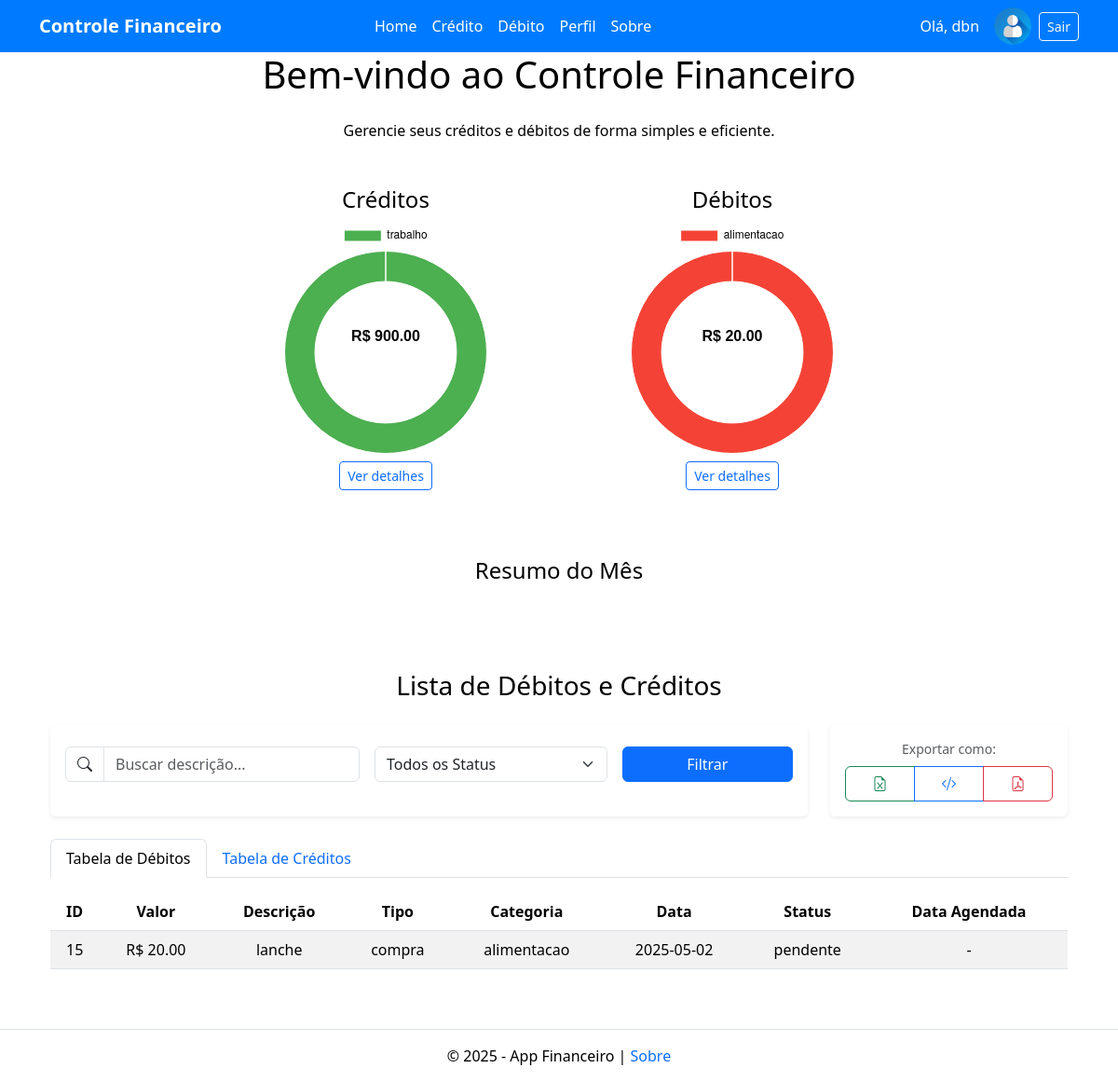
The app's page /home (signed in), older data.
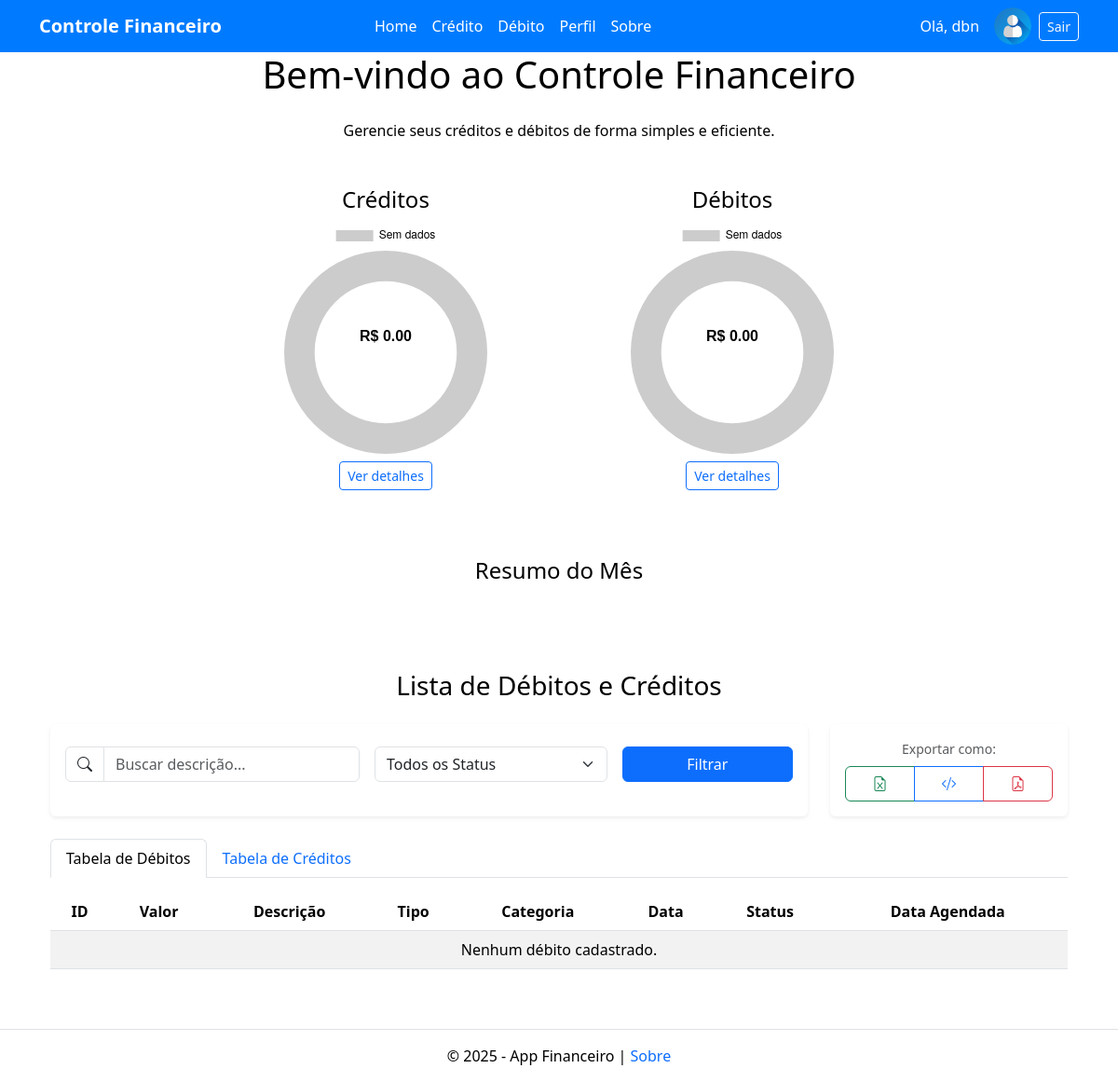
The same page, newer data.
### tables this page shows
CREATE TABLE debitos (
            id INTEGER PRIMARY KEY AUTOINCREMENT,
            valor REAL NOT NULL,
            descricao TEXT NOT NULL,
            tipo TEXT NOT NULL,
            categoria TEXT NOT NULL,
            data TEXT NOT NULL,
            status TEXT NOT NULL DEFAULT 'pendente',
            data_agendada TEXT
        , usuario_id TEXT);

### app.py (the view)
@app.route("/home", methods=["GET"])
def home():
    usuario_id = get_usuario_id()
    if not usuario_id:
        return redirect(url_for('login'))
    conexao = sqlite3.connect('financeiro.db')
    cursor = conexao.cursor()
    status_filtro = request.args.get("status")
    data_filtro = request.args.get("data")
    busca = request.args.get("busca", "").lower()
    query = "SELECT * FROM debitos WHERE usuario_id = ?"
    params = [usuario_id]
    if status_filtro:
        query += " AND status = ?"
        params.append(status_filtro)
    if data_filtro == "agendada":
        query += " AND data_agendada IS NOT NULL"
    elif data_filtro == "paga":
        query += " AND status = 'Pago'"
    tabela_debitos = executar_consulta(query, params, fetchall=True)
    tabela_creditos = executar_consulta(
        "SELECT * FROM creditos WHERE usuario_id = ?",
        (usuario_id,),
        fetchall=True
    )
    if busca:
        tabela_debitos = [debito for debito in tabela_debitos if busca in debito[2].lower()]
    creditos = executar_consulta(
        "SELECT categoria, SUM(valor) FROM creditos WHERE usuario_id = ? GROUP BY categoria",
        (usuario_id,),
        fetchall=True
    )
    total_creditos = sum([row[1] for row in creditos])
    debitos = executar_consulta(
        "SELECT categoria, SUM(valor) FROM debitos WHERE usuario_id = ? GROUP BY categoria",
        (usuario_id,),
        fetchall=True
    )
    total_debitos = sum([row[1] for row in debitos])
    dados_creditos = {
        "labels": [c[0] for c in creditos],
        "valores": [c[1] for c in creditos]
    }
    dados_debitos = {
        "labels": [d[0] for d in debitos],
        "valores": [d[1] for d in debitos]
    }
    conexao.close()
    return render_template("home.html",
                           creditos=creditos,
                           debitos=debitos,
                           total_creditos=total_creditos,
                           total_debitos=total_debitos,
                           tabela_debitos=tabela_debitos,
                           tabela_creditos=tabela_creditos,
                           dados_debitos=dados_debitos,
                           dados_creditos=dados_creditos)

### utils.py (called while the page is built)
def executar_consulta(
        query: str,
        parametros: Union[Tuple, list] = (),
        fetchone: bool = False,
        fetchall: bool = False,
        commit: bool = False
) -> Optional[Union[Tuple, list]]:
    with sqlite3.connect('financeiro.db') as conexao:
        cursor = conexao.cursor()
        cursor.execute(query, parametros)
        resultado = None
        if fetchone:
            resultado = cursor.fetchone()
        elif fetchall:
            resultado = cursor.fetchall()
        if commit:
            conexao.commit()
    return resultado

def get_usuario_id() -> Optional[int]:
    return session.get('usuario', {}).get('id')

### templates/home.html (shortened to what this page needs)
{% extends 'base.html' %}
{% block content %}
<h1 class="mb-4">Bem-vindo ao Controle Financeiro</h1>
<p>Gerencie seus créditos e débitos de forma simples e eficiente.</p>
<div class="container mt-5">
    <div class="row justify-content-center">
        <div class="col-md-4 d-flex flex-column align-items-center mb-4">
            <h4>Créditos</h4>
            <canvas id="graficoCredito" width="200" height="200"></canvas>
            <a href="/credito" class="btn btn-outline-primary btn-sm mt-2">Ver detalhes</a>
        </div>
        <div class="col-md-4 d-flex flex-column align-items-center mb-4">
            <h4>Débitos</h4>
            <canvas id="graficoDebito" width="200" height="200"></canvas>
            <a href="/debito" class="btn btn-outline-primary btn-sm mt-2">Ver detalhes</a>
        </div>
    </div>
    <div class="container mt-5 d-flex flex-column align-items-center">
        <h4 class="text-center mb-4">Resumo do Mês</h4>
        <canvas id="graficoComparativo" height="25"></canvas>
    </div>
</div>
<div class="container mt-5">
    <h3 class="text-center mb-4">Lista de Débitos e Créditos</h3>
    <div class="row mb-4">
        <div class="col-lg-9">
            <div class="card shadow-sm border-0 h-100">
                <div class="card-body pt-4">
                    <form method="get" action="{{ url_for('home') }}" class="row gy-2 gx-3 align-items-center">
                        <div class="col-md-5">
                            <div class="input-group">
                                <span class="input-group-text bg-white"><i class="bi bi-search"></i></span>
                                <input type="text" name="busca" id="busca" class="form-control" placeholder="Buscar descrição..." value="{{ request.args.get('busca', '') }}">
                            </div>
                        </div>
                        <div class="col-md-4">
                            <select name="status" class="form-select">
                                <option value="">Todos os Status</option>
                            </select>
                        </div>
                        <div class="col-md-3 d-flex gap-2">
                            <button type="submit" class="btn btn-primary w-100">Filtrar</button>
                        </div>
                    </form>
                </div>
            </div>
        </div>
        <div class="col-lg-3 d-flex">
            <div class="card shadow-sm border-0 w-100 h-100">
                <div class="card-body d-flex flex-column align-items-center gap-2">
                    <span class="text-muted small">Exportar como:</span>
                    <div class="btn-group w-100">
                        <a href="{{ url_for('exportar_dados', formato='xls') }}" class="btn btn-outline-success">
                            <i class="bi bi-file-earmark-excel"></i>
                        </a>
                        <a href="{{ url_for('exportar_dados', formato='json') }}" class="btn btn-outline-primary">
                            <i class="bi bi-code-slash"></i>
                        </a>
                        <a href="{{ url_for('exportar_dados', formato='pdf') }}" class="btn btn-outline-danger">
                            <i class="bi bi-file-earmark-pdf"></i>
                        </a>
                    </div>
                </div>
            </div>
        </div>
    </div>
    <ul class="nav nav-tabs" id="tabelaTabs" role="tablist">
        <li class="nav-item" role="presentation">
            <button class="nav-link active" id="tab-debitos" data-bs-toggle="tab" data-bs-target="#tab-debitos-pane" type="button" role="tab" aria-controls="tab-debitos-pane" aria-selected="true">
                Tabela de Débitos
            </button>
        </li>
        <li class="nav-item" role="presentation">
            <button class="nav-link" id="tab-creditos" data-bs-toggle="tab" data-bs-target="#tab-creditos-pane" type="button" role="tab" aria-controls="tab-creditos-pane" aria-selected="false">
                Tabela de Créditos
            </button>
        </li>
    </ul>
    <div class="tab-content mt-3" id="tabelaConteudo">
        <div class="tab-pane fade show active" id="tab-debitos-pane" role="tabpanel" aria-labelledby="tab-debitos">
            <table class="table table-striped table-hover mt-3">
                <thead>
                    <tr>
                        <th>ID</th>
                        <th>Valor</th>
                        <th>Descrição</th>
                        <th>Tipo</th>
                        <th>Categoria</th>
                        <th>Data</th>
                        <th>Status</th>
                        <th>Data Agendada</th>
                    </tr>
                </thead>
                <tbody>
                    {% if tabela_debitos %}
                        {% for debito in tabela_debitos %}
                        <tr>
                            <td>{{ debito[0] }}</td>
                            <td>R$ {{ "%.2f"|format(debito[1]) }}</td>
                            <td>{{ debito[2] }}</td>
                            <td>{{ debito[3] }}</td>
                            <td>{{ debito[4] }}</td>
                            <td>{{ debito[5] }}</td>
                            <td>{{ debito[6] }}</td>
                            <td>
                                {% if debito[6] == 'Agendado' %}
                                    {{ debito[7] }}
                                {% else %}
                                    -
                                {% endif %}
                            </td>
                        </tr>
                        {% endfor %}
                    {% else %}
                        <tr>
                            <td colspan="8" class="text-center">Nenhum débito cadastrado.</td>
                        </tr>
                    {% endif %}
                </tbody>
            </table>
        </div>
    </div>
</div>
{% endblock %}
{% block scripts %}
<script>
const dadosCredito = {{ dados_creditos | tojson }};
const dadosDebito = {{ dados_debitos | tojson }};
const temaAtual = localStorage.getItem("tema") || "claro";
const coresTema = {
    claro: {
        fundo: "#fff",
        corFonte: "#000",
        coresSetores: ["#4caf50", "#81c784", "#c8e6c9"],
        coresSetoresDebito: ["#f44336", "#e57373", "#ffcdd2"]
    },
    escuro: {
        fundo: "#121212",
        corFonte: "#fff",
        coresSetores: ["#66bb6a", "#388e3c", "#1b5e20"],
        coresSetoresDebito: ["#ef5350", "#c62828", "#b71c1c"]
    }
};
function criarGraficoDonut(id, dados, cores) {
    const tema = coresTema[temaAtual];
    const temDados = dados && dados.labels && dados.labels.length > 0;
    const config = {
        type: "doughnut",
        data: temDados ? {
            labels: dados.labels,
            datasets: [{
                data: dados.valores,
                backgroundColor: cores,
                borderWidth: 1
            }]
        } : {
            labels: ["Sem dados"],
            datasets: [{
                data: [1],
                backgroundColor: ["#ccc"],
                borderWidth: 0
            }]
        },
        options: {
            plugins: {
                legend: { labels: { color: tema.corFonte } },
                tooltip: { enabled: temDados }
            },
            cutout: "70%",
            responsive: true,
            maintainAspectRatio: false
        },
        plugins: [{
            id: 'textoCentral',
            beforeDraw(chart) {
                const { ctx, width } = chart;
                const total = dados.valores.length > 0 ? dados.valores.reduce((a, b) => a + b, 0) : 0;
                ctx.save();
                ctx.font = "bold 16px Arial";
                ctx.fillStyle = tema.corFonte;
                ctx.textAlign = "center";
                ctx.textBaseline = "middle";
                ctx.fillText(`R$ ${total.toFixed(2)}`, width / 2, width / 2);
                ctx.restore();
            }
        }]
    };
    new Chart(document.getElementById(id), config);
}
criarGraficoDonut("graficoCredito", dadosCredito, coresTema[temaAtual].coresSetores);
criarGraficoDonut("graficoDebito", dadosDebito, coresTema[temaAtual].coresSetoresDebito);
</script>
{% endblock %}

### templates/base.html (shortened to what this page needs)
<!DOCTYPE html>
<html lang="pt-br">
<head>
    <link href="https://cdn.jsdelivr.net/npm/bootstrap@5.3.3/dist/css/bootstrap.min.css"
          rel="stylesheet"
>
    <link href="https://cdn.jsdelivr.net/npm/bootstrap-icons@1.10.5/font/bootstrap-icons.css" rel="stylesheet">
    <link rel="stylesheet" href="{{ url_for('static', filename='css/style.css') }}">
</head>
<body class="d-flex flex-column min-vh-100">
    {% include 'includes/navbar.html' %}
    <main class="container flex-grow-1" role="main">
        <div class="text-center">
            {% block content %}{% endblock %}
        </div>
    </main>
    {% include 'includes/footer.html' %}
    {% block scripts %}{% endblock %}
</body>
</html>

### templates/includes/navbar.html (shortened to what this page needs)
<nav class="navbar navbar-expand-lg" style="background-color: #007BFF;">
    <div class="container">
        <a class="navbar-brand text-white fw-bold" href="{{ url_for('home') }}">Controle Financeiro</a>
        <div class="collapse navbar-collapse" id="navbarNav">
            {% if session.get('usuario') %}
                <ul class="navbar-nav mx-auto mb-2 mb-lg-0">
                    {% if session['is_admin'] %}
                        <li class="nav-item">
                            <a class="nav-link text-white" href="{{ url_for('admin_dashboard') }}">
                                Dashboard
                            </a>
                        </li>
                        <li class="nav-item">
                            <a class="nav-link text-white" href="{{ url_for('about') }}">
                                Sobre
                            </a>
                        </li>
                    {% else %}
                        <li class="nav-item">
                            <a class="nav-link text-white" href="{{ url_for('home') }}">
                                Home
                            </a>
                        </li>
                        <li class="nav-item">
                            <a class="nav-link text-white" href="{{ url_for('credito') }}">
                                Crédito
                            </a>
                        </li>
                        <li class="nav-item">
                            <a class="nav-link text-white" href="{{ url_for('debito') }}">
                                Débito
                            </a>
                        </li>
                        <li class="nav-item">
                            <a class="nav-link text-white" href="{{ url_for('perfil') }}">
                                Perfil
                            </a>
                        </li>
                        <li class="nav-item">
                            <a class="nav-link text-white" href="{{ url_for('about') }}">
                                Sobre
                            </a>
                        </li>
                    {% endif %}
                </ul>
                <div class="d-flex ms-auto align-items-center">
                    <span class="text-white me-3">
                        Olá, {{ session['usuario']['username'] }}
                    </span>
                    <img src="{{ url_for('static', filename='avatars/' + (session['usuario']['avatar'] or 'default-avatar.png')) }}"
                         alt="Avatar do usuário" width="40" class="rounded-circle img-fluid me-2">
                    <a class="btn btn-outline-light btn-sm" href="{{ url_for('logout') }}">Sair</a>
                </div>
            {% else %}
                <div class="ms-auto">
                    <a class="btn btn-outline-light btn-sm" href="{{ url_for('login') }}">Entrar</a>
                </div>
            {% endif %}
        </div>
    </div>
</nav>

### templates/includes/footer.html
<footer class="text-center mt-5 py-3 border-top">
    <p class="mb-0">
        &copy; 2025 - App Financeiro |
        <a href="{{ url_for('about') }}" class="text-decoration-none">Sobre</a>
    </p>
</footer>

### static/css/style.css (style rules this page uses)
:root { --fundo-principal: #ffffff; --fundo-secundario: #121212; --fundo-card: #FFFFFF; --primaria: #4F9DDE; --secundaria: #6FCF97; --texto-principal: #000000; --texto-secundario: #666666; --borda: #E0E0E0; --erro: #EB5757; --sucesso: #27AE60; --text-color: #212529; --card-bg: #f8f9fa; }
body { background-color: var(--fundo-principal); color: var(--texto-principal); font-family: 'Segoe UI', Tahoma, Geneva, Verdana, sans-serif; min-height: 100vh; }
canvas { max-width: 250px; max-height: 250px; }

Row changes from the older to the newer data that the page shows:
removed debitos: id "15", valor "20.00", descricao "lanche", tipo "compra", categoria "alimentacao", data "2025-05-02", status "pendente"
Text that changed along with them:
chart data {{ dados_creditos | tojson }}: {"labels": ["trabalho"], "valores": [900.0]} → {"labels": [], "valores": []}
chart data {{ dados_debitos | tojson }}: {"labels": ["alimentacao"], "valores": [20.0]} → {"labels": [], "valores": []}
text now shown: "Nenhum débito cadastrado."
